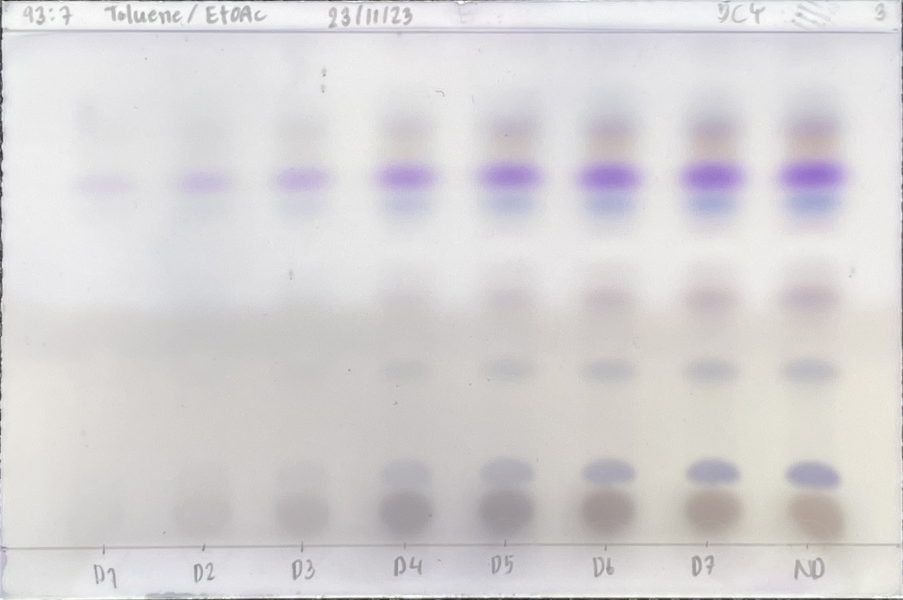
#> input picture Input/Calibration/5CY-Vanillin-3.jpg, 2709 x 1800 px (shown at 1/3 size)
$ python -i image_processing.py   (imports and definitions only)
#> lines starting #> are read from the running program, lines starting #| are printed output that depends on the picture; after the words box and inside, x2 and y2 are one past the last pixel; in counts of white or black regions, pixels touching at a corner belong together
#> further down, picture is the input picture: shape (1800, 2709, 3); mean B, G, R 213.3, 212.3, 214.8
### util.py
def union(rect_1: tuple, rect_2: tuple) -> tuple:
  x = min(rect_1[0], rect_2[0])
  y = min(rect_1[1], rect_2[1])
  w = max(rect_1[0]+rect_1[2], rect_2[0]+rect_2[2]) - x
  h = max(rect_1[1]+rect_1[3], rect_2[1]+rect_2[3]) - y
  return (x, y, w, h)

def intersection(rect_1: tuple, rect_2: tuple) -> tuple:
  x = max(rect_1[0], rect_2[0])
  y = max(rect_1[1], rect_2[1])
  w = min(rect_1[0]+rect_1[2], rect_2[0]+rect_2[2]) - x
  h = min(rect_1[1]+rect_1[3], rect_2[1]+rect_2[3]) - y
  if w<0 or h<0: return (0, 0, 0, 0)
  return (x, y, w, h)

def groupBoundingBox(rect_list: list) -> list:
  is_tested = [False for i in range(len(rect_list))]
  final_rect = []
  i = 0

  while i < len(rect_list):
    if not is_tested[i]:
      j = i+1
      while j <len(rect_list):
        if not is_tested[j] and intersection(rect_list[i], rect_list[j]) != (0, 0, 0, 0):
          rect_list[i] = union(rect_list[i], rect_list[j])
          is_tested[j] = True
          j = i
        j += 1
      final_rect += [rect_list[i]]
    i += 1
  return final_rect

### image_processing.py
from util import *
import numpy as np
import cv2

# [30 lines left out: functions read_image, resize_image, select_area_from_image, preprocessing_mixture, not called in this run]

def preprocessing_calibration(image: np.ndarray) -> list:
    image_original = image.copy()
    image = __to_gray_scale(image)
    image = __apply_gaussian_blur(image)
    image = __apply_clahe(image)
    image = __apply_adaptive_thresholding(image)
    threshold_mask = __apply_morph(image)
    image_remove_background = __apply_mask(image_original, threshold_mask, 'and')
    list_contour = __get_contour(threshold_mask, min_area=400)
    list_box_horizontal = __get_bounding_box_horizontal(list_contour, image_original.shape[1])
    list_cropped_by_box_horizontal = __crop_by_bounding_box(image_remove_background, list_box_horizontal)
    return list_cropped_by_box_horizontal

# [25 lines left out: functions draw_contour, draw_bounding_box, not called in this run]

def __to_gray_scale(image_rgb: np.ndarray) -> np.ndarray:
    return cv2.cvtColor(image_rgb, cv2.COLOR_BGR2GRAY)

def __apply_gaussian_blur(image: np.ndarray) -> np.ndarray:
    kernel_size = (5, 5)
    sigma_x = 0.3
    return cv2.GaussianBlur(image, kernel_size, sigma_x)

def __apply_clahe(image: np.ndarray) -> np.ndarray:
    clip_limit = 2.0
    tile_grid_size = (5, 5)
    clahe_object = cv2.createCLAHE(clip_limit, tile_grid_size)
    return clahe_object.apply(image)
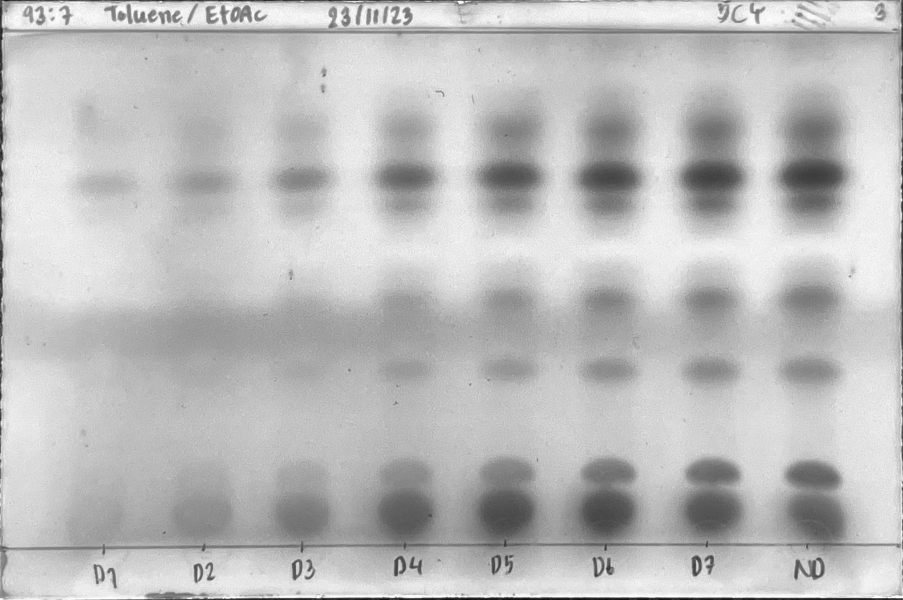
#> returned value: shape (1800, 2709) (shown at 1/3 size); min 9, max 255, mean 189.3

def __apply_adaptive_thresholding(image: np.ndarray, mode='Calibration') -> np.ndarray:
#> called with mode = 'Calibration'
    max_value = 255
    adaptive_method = cv2.ADAPTIVE_THRESH_MEAN_C
    threshold_type = cv2.THRESH_BINARY_INV
    block_cnt = 11 if mode == 'Calibration' else 1
    block_size = image.shape[0] // block_cnt  if (image.shape[0] // block_cnt) % 2 == 1 else image.shape[0] // block_cnt + 1
#> block_size = 163
    constant = 5
    return cv2.adaptiveThreshold(image, max_value, adaptive_method, threshold_type, block_size, constant)
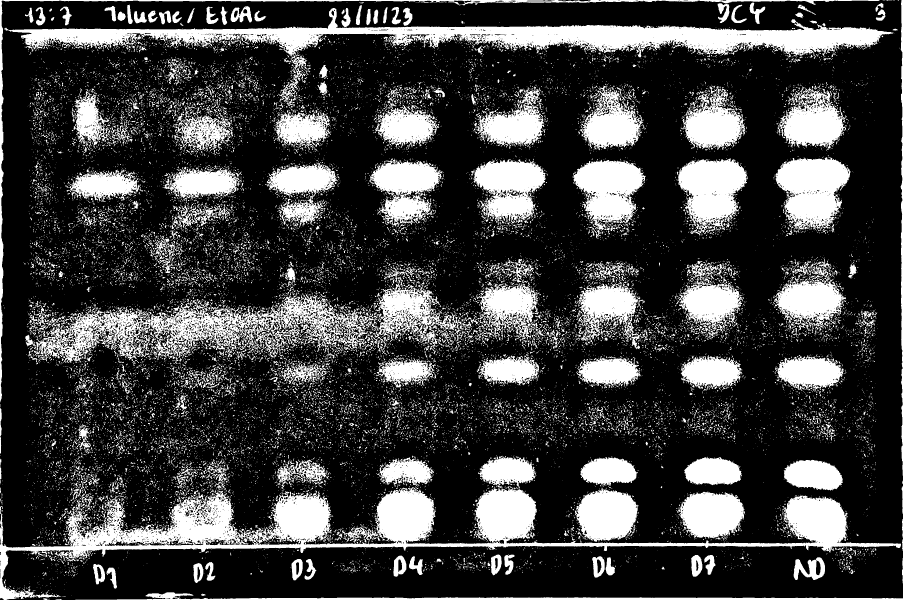
#> returned value: shape (1800, 2709) (shown at 1/3 size); 25.5% white; 25929 white regions (23419 under 20 px), largest, box (x1, y1, x2, y2) and area: (0, 1459, 2703, 1800) 167453, (12, 24, 2681, 320) 127515, (108, 876, 1127, 1089) 70768

def __apply_morph(image: np.ndarray) -> np.ndarray:
    return cv2.morphologyEx(image, cv2.MORPH_OPEN, cv2.getStructuringElement(cv2.MORPH_ELLIPSE, (25, 25)))
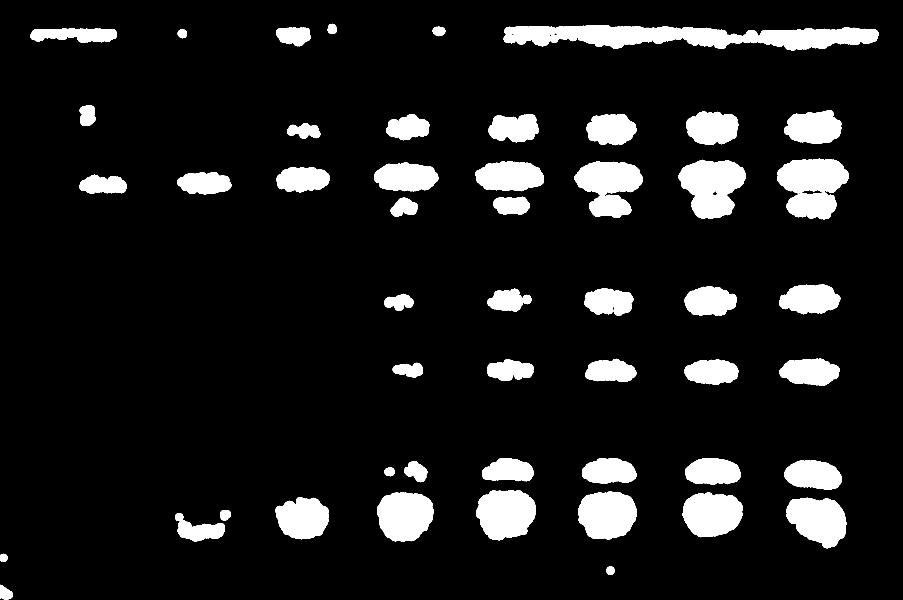
#> returned value: shape (1800, 2709) (shown at 1/3 size); 10.4% white; 51 white regions, largest, box (x1, y1, x2, y2) and area: (1511, 75, 2636, 152) 52509, (2036, 479, 2238, 657) 24482, (1723, 484, 1928, 654) 22320

def __apply_mask(image: np.ndarray, mask: np.ndarray, operator: str) -> np.ndarray:
#> called with operator = 'and'
    new_mask = cv2.merge([mask, mask, mask])
#> new_mask: shape (1800, 2709, 3); 10.4% white; 51 white regions
    if operator == 'and':
        return cv2.bitwise_and(image, new_mask)
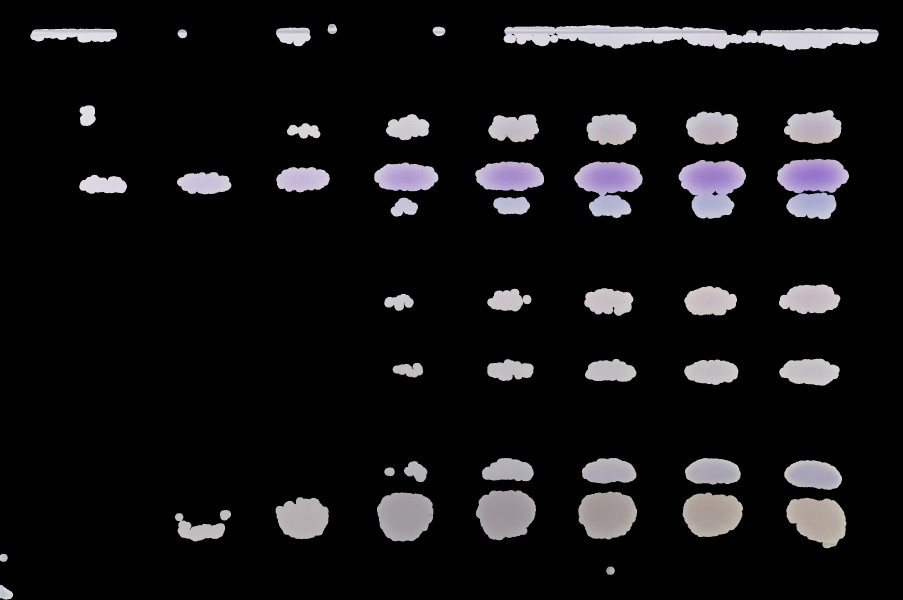
#> returned value: shape (1800, 2709, 3) (shown at 1/3 size); mean of channels 0, 1, 2 20.3, 19, 19.8; drawn as B, G, R
    elif operator == 'or':
        return cv2.bitwise_or(image, new_mask)
    return KeyError

def __get_contour(image: np.ndarray, min_area: int) -> list:
#> called with min_area = 400
    mode = cv2.RETR_EXTERNAL
    method = cv2.CHAIN_APPROX_NONE
    list_contour, _ = cv2.findContours(image, mode, method)
#> list_contour = 51 contours; largest, box (x1, y1, x2, y2) and area: (1511, 75, 2636, 152) 51396, (2036, 479, 2238, 657) 24296, (1723, 484, 1928, 654) 21944, (1428, 1470, 1608, 1621) 20654, (1735, 1474, 1911, 1619) 19808
    if min_area == -1:
        return list_contour
    return __remove_contour(list_contour, min_area)

def __remove_contour(list_contour: list, min_area: int) -> list:
#> called with min_area = 400
    new_list_contour = []
    for contour in list_contour:
        if cv2.contourArea(contour) > min_area:
            new_list_contour.append(contour)
#> this loop made 51 passes
#> after the loop, new_list_contour has the same summary as list_contour in __get_contour
    return new_list_contour

# [6 lines left out: function __get_bounding_box_vertical, not called in this run]

def __get_bounding_box_horizontal(list_contour: list, w_max: int) -> list:
#> called with w_max = 2709
    list_box = []
    for contour in list_contour:
        x, y, w ,h = cv2.boundingRect(contour)
        list_box.append((0, y, w_max, h))
#> this loop made 51 passes
#> (x, y, w, h) on passes 1 to 12: (0, 1754, 39, 45), (1819, 1699, 25, 26), (0, 1661, 23, 25), (525, 1539, 150, 86), (660, 1530, 33, 32), (2359, 1493, 180, 152), (827, 1491, 159, 127), (2048, 1477, 181, 135), (1131, 1477, 169, 148), (1735, 1474, 176, 145), (1428, 1470, 180, 151), (1153, 1402, 31, 27)
#> after the loop, list_box = 51 items, first 6: (0, 1754, 2709, 45), (0, 1699, 2709, 26), (0, 1661, 2709, 25), (0, 1539, 2709, 86), (0, 1530, 2709, 32), (0, 1493, 2709, 152)
    grouped_list_box = sorted(groupBoundingBox(list_box), key=lambda x: x[1], reverse=True)
#> in groupBoundingBox, `is_tested = [False for i in range(len(rect_list))]`: is_tested = 51 items, first 6: False, False, False, False, False, False
#> the loop in groupBoundingBox, `while i < len(rect_list):` made 51 passes
#> (final_rect, i) on passes 1 to 2: ([(0, 1754, 2709, 45)], 1), ([(0, 1754, 2709, 45), (0, 1699, 2709, 26)], 2)
    return grouped_list_box

def __crop_by_bounding_box(image: np.ndarray, list_bounding_box: list) -> list:
    list_cropped_by_bounding_box = []
    for box in list_bounding_box:
        x, y, w, h = box
        list_cropped_by_bounding_box.append(image[y:y+h, x:x+w])
#> this loop made 9 passes
#> box on passes 1 to 9: (0, 1754, 2709, 45), (0, 1699, 2709, 26), (0, 1661, 2709, 25), (0, 1374, 2709, 271), (0, 1076, 2709, 81), (0, 853, 2709, 95), (0, 476, 2709, 182), (0, 316, 2709, 120), (0, 71, 2709, 81)
    return list_cropped_by_bounding_box

>>> import cv2
>>> picture = cv2.imread('Input/Calibration/5CY-Vanillin-3.jpg')
>>> result = preprocessing_calibration(picture)

$ run again, on Input/Calibration/LPY-Vanillin-1.jpg
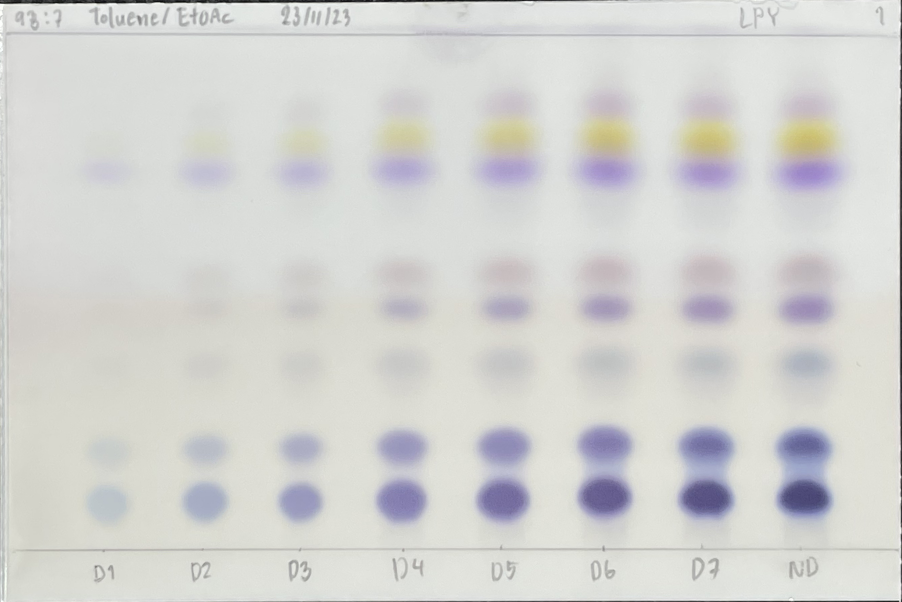
#> input picture Input/Calibration/LPY-Vanillin-1.jpg, 2706 x 1805 px (shown at 1/3 size)
#> picture is the input picture: shape (1805, 2706, 3); mean B, G, R 209.5, 211.8, 211.6
#> in __apply_adaptive_thresholding, `return cv2.adaptiveThreshold(image, max_value, adaptive_method, thresh..`:
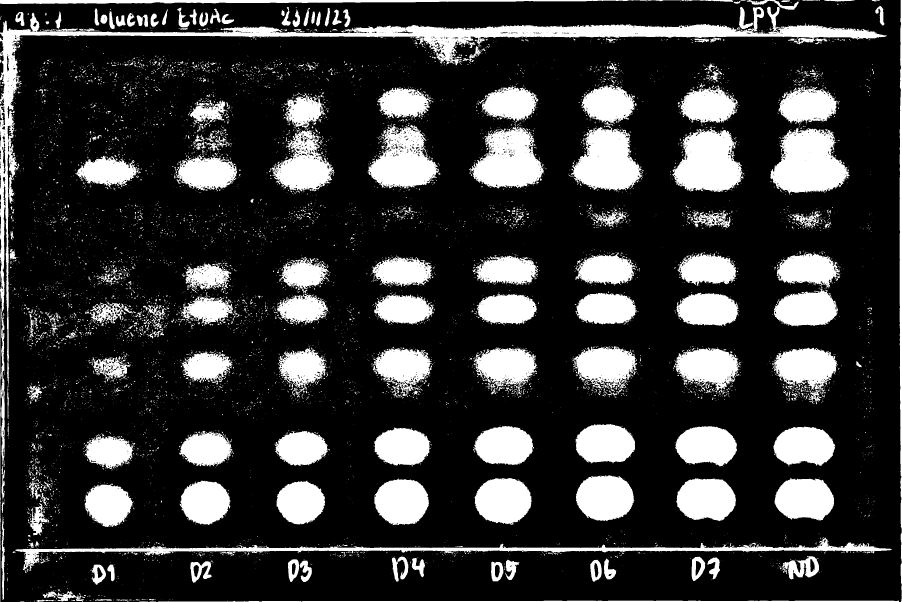
#> returned value: shape (1805, 2706) (shown at 1/3 size); 21.3% white; 9340 white regions (8644 under 20 px), largest, box (x1, y1, x2, y2) and area: (0, 20, 2660, 1401) 97630, (2311, 384, 2550, 584) 31978, (45, 1613, 2676, 1712) 31358
#> new_mask: shape (1805, 2706, 3); 13.6% white; 64 white regions
#> in __apply_mask, `return cv2.bitwise_and(image, new_mask)`:
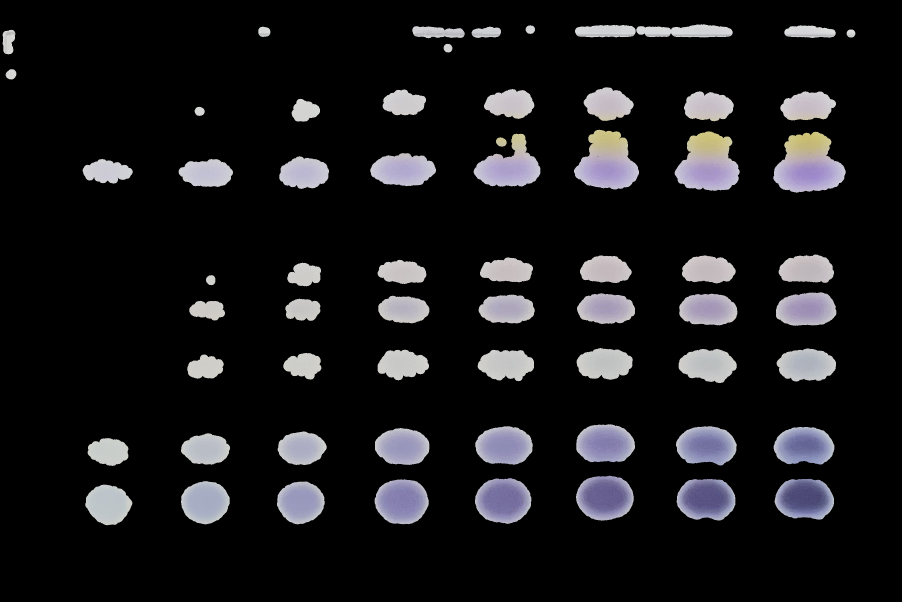
#> returned value: shape (1805, 2706, 3) (shown at 1/3 size); mean of channels 0, 1, 2 26.1, 24.2, 24.6; drawn as B, G, R
#> in __get_contour, `list_contour, _ = cv2.findContours(image, mode, method)`: list_contour = 64 contours; largest, box (x1, y1, x2, y2) and area: (2320, 395, 2537, 578) 27419, (2024, 394, 2219, 573) 24542, (1722, 389, 1917, 569) 23380, (1728, 1427, 1901, 1562) 18282, (1425, 1434, 1594, 1572) 17942
#> the loop in __remove_contour, `for contour in list_contour:` made 64 passes
#> after the loop in __remove_contour, `for contour in list_contour:`: new_list_contour has the same summary as list_contour in __get_contour
#> the loop in __get_bounding_box_horizontal, `for contour in list_contour:` made 64 passes
#> (x, y, w, h) on passes 1 to 8: (256, 1454, 141, 122), (831, 1444, 143, 129), (543, 1443, 146, 130), (1124, 1438, 162, 135), (2030, 1437, 176, 125), (2324, 1436, 178, 123), (1425, 1434, 169, 138), (1728, 1427, 173, 135)
#> after the loop in __get_bounding_box_horizontal, `for contour in list_contour:`: list_box = 64 items, first 6: (0, 1454, 2706, 122), (0, 1444, 2706, 129), (0, 1443, 2706, 130), (0, 1438, 2706, 135), (0, 1437, 2706, 125), (0, 1436, 2706, 123)
#> is_tested = 64 items, first 6: False, False, False, False, False, False
#> the loop in groupBoundingBox, `while i < len(rect_list):` made 64 passes
#> final_rect on pass 1: [(0, 1427, 2706, 149)]
#> the loop in __crop_by_bounding_box, `for box in list_bounding_box:` made 9 passes
#> box on passes 1 to 8: (0, 1427, 2706, 149), (0, 1273, 2706, 125), (0, 1044, 2706, 105), (0, 877, 2706, 100), (0, 763, 2706, 96), (0, 389, 2706, 189), (0, 262, 2706, 103), (0, 207, 2706, 32)

$ run again, on Input/Calibration/NGG-Vanillin-3.jpg
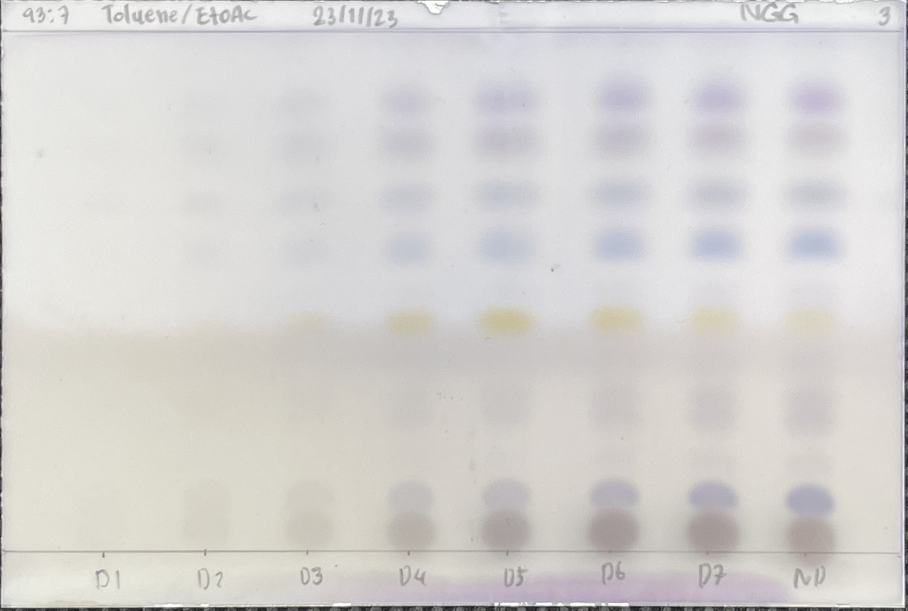
#> input picture Input/Calibration/NGG-Vanillin-3.jpg, 2724 x 1831 px (shown at 1/3 size)
#> picture is the input picture: shape (1831, 2724, 3); mean B, G, R 209.6, 211.6, 213.7
#> in __apply_adaptive_thresholding, `return cv2.adaptiveThreshold(image, max_value, adaptive_method, thresh..`:
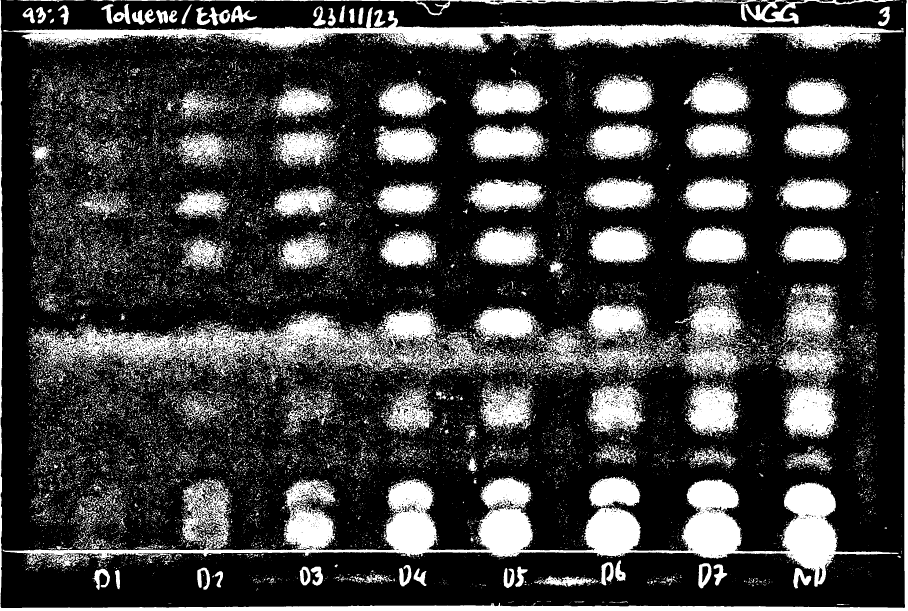
#> returned value: shape (1831, 2724) (shown at 1/3 size); 25.1% white; 28026 white regions (25334 under 20 px), largest, box (x1, y1, x2, y2) and area: (8, 1430, 2696, 1760) 204674, (10, 22, 2711, 158) 103908, (85, 925, 1360, 1130) 79626
#> new_mask: shape (1831, 2724, 3); 8.8% white; 59 white regions
#> in __apply_mask, `return cv2.bitwise_and(image, new_mask)`:
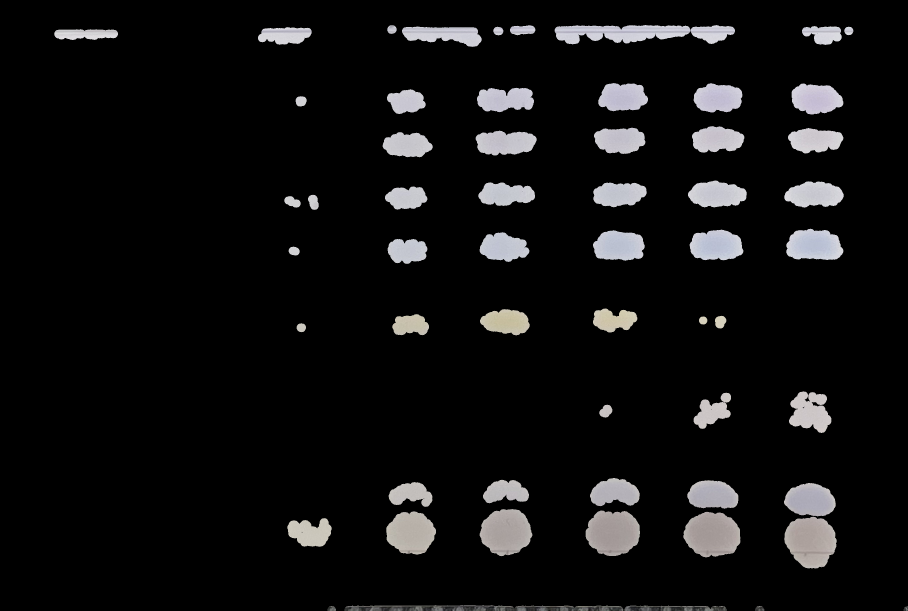
#> returned value: shape (1831, 2724, 3) (shown at 1/3 size); mean of channels 0, 1, 2 17, 16.6, 16.9; drawn as B, G, R
#> in __get_contour, `list_contour, _ = cv2.findContours(image, mode, method)`: list_contour = 59 contours; largest, box (x1, y1, x2, y2) and area: (2353, 1550, 2510, 1706) 18186, (2050, 1535, 2221, 1672) 17794, (1757, 1531, 1920, 1668) 17272, (1439, 1527, 1597, 1669) 16572, (1664, 75, 2071, 133) 15786
#> the loop in __remove_contour, `for contour in list_contour:` made 59 passes
#> after the loop in __remove_contour, `for contour in list_contour:`: new_list_contour = 56 contours; largest, box (x1, y1, x2, y2) and area: (2353, 1550, 2510, 1706) 18186, (2050, 1535, 2221, 1672) 17794, (1757, 1531, 1920, 1668) 17272, (1439, 1527, 1597, 1669) 16572, (1664, 75, 2071, 133) 15786
#> in preprocessing_calibration, `list_contour = __get_contour(threshold_mask, min_area=400)`: list_contour has the same summary as new_list_contour in __remove_contour
#> the loop in __get_bounding_box_horizontal, `for contour in list_contour:` made 56 passes
#> (x, y, w, h) on passes 1 to 8: (1873, 1817, 307, 14), (1033, 1816, 837, 15), (862, 1554, 133, 86), (2353, 1550, 157, 156), (2050, 1535, 171, 137), (1159, 1534, 149, 130), (1757, 1531, 163, 137), (1439, 1527, 158, 142)
#> after the loop in __get_bounding_box_horizontal, `for contour in list_contour:`: list_box = 56 items, first 6: (0, 1817, 2724, 14), (0, 1816, 2724, 15), (0, 1554, 2724, 86), (0, 1550, 2724, 156), (0, 1535, 2724, 137), (0, 1534, 2724, 130)
#> is_tested = 56 items, first 6: False, False, False, False, False, False
#> the loop in groupBoundingBox, `while i < len(rect_list):` made 56 passes
#> (final_rect, i) on pass 1: ([(0, 1816, 2724, 15)], 1)
#> the loop in __crop_by_bounding_box, `for box in list_bounding_box:` made 9 passes
#> box on passes 1 to 8: (0, 1816, 2724, 15), (0, 1434, 2724, 272), (0, 1174, 2724, 125), (0, 925, 2724, 81), (0, 686, 2724, 106), (0, 541, 2724, 89), (0, 378, 2724, 94), (0, 249, 2724, 95)
